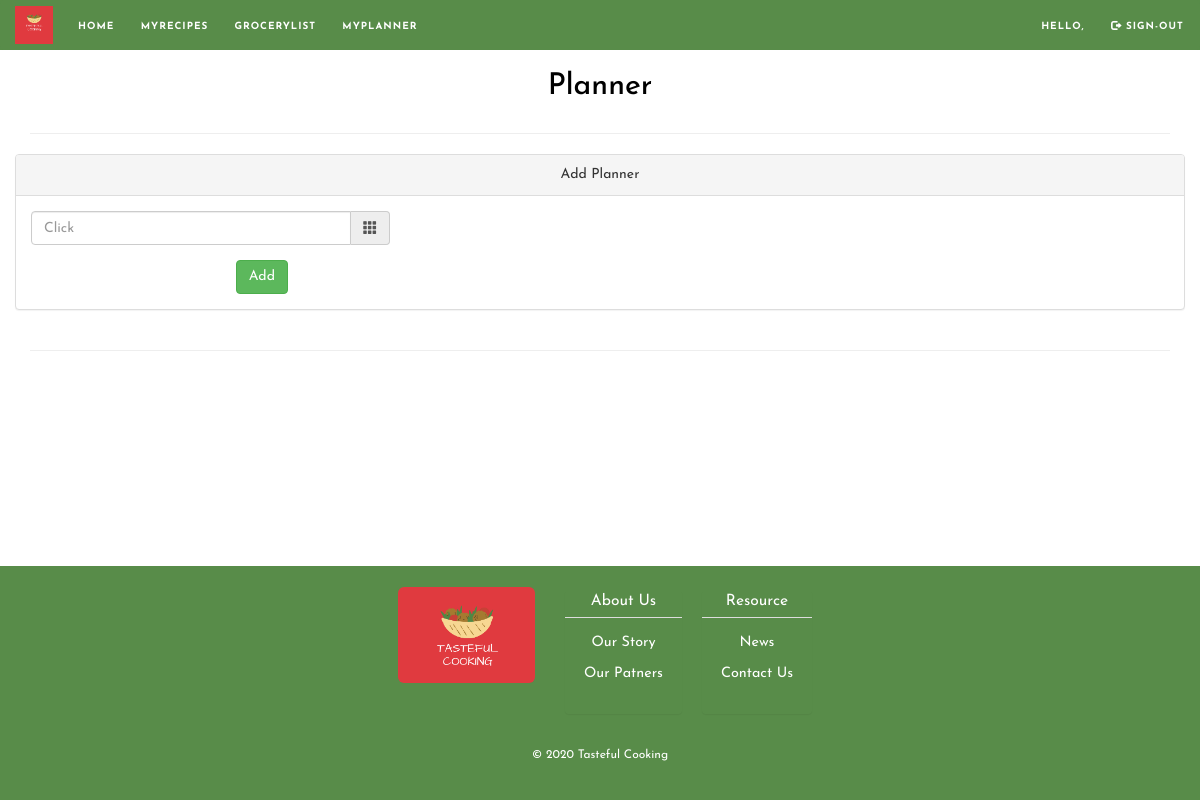
The app's page /planner/add/ (signed in), older data.
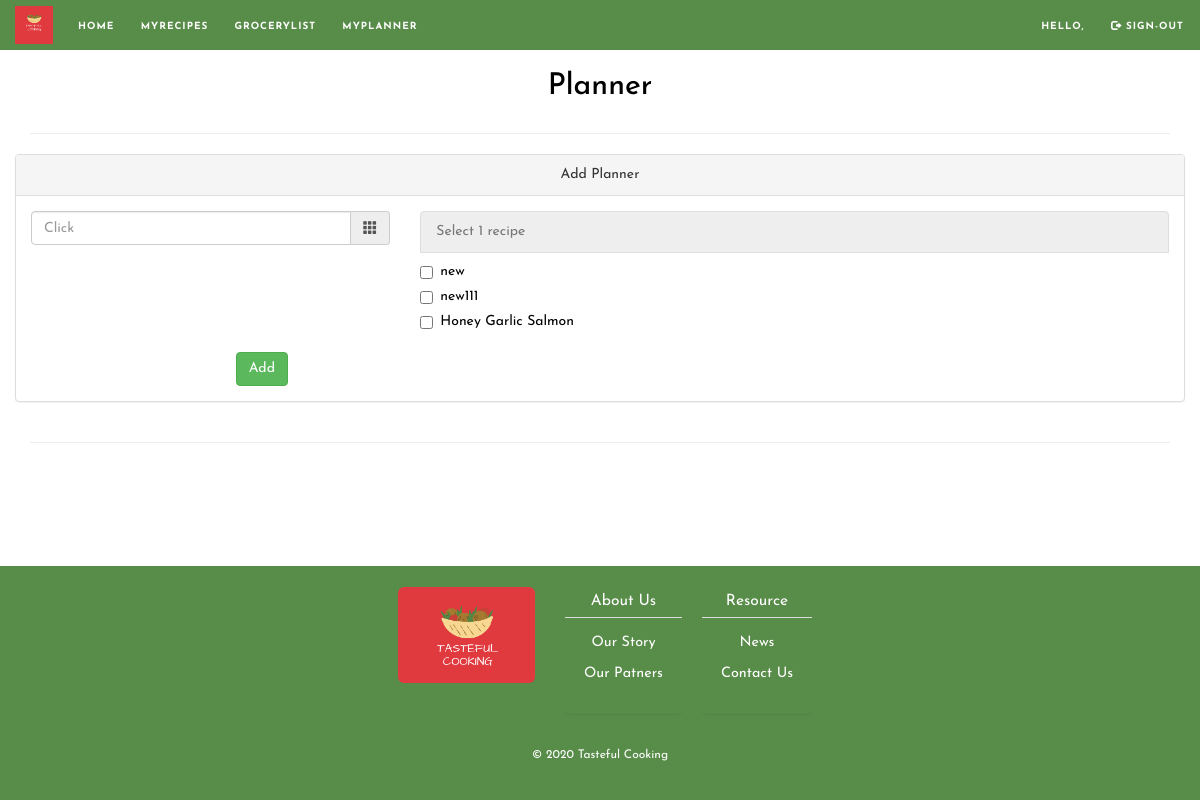
The same page, newer data.
### recipes/models.py (models this page shows)
class Recipe(models.Model):
    title = models.CharField(max_length=20)
    description = models.CharField(verbose_name = "Directions",max_length=1000)
    cusine = models.CharField(max_length=500)
    ingredients = models.CharField(max_length=500)
    user = models.ForeignKey(User, on_delete=models.CASCADE)
    created_at = models.DateTimeField(auto_now_add=True)
    updated_at = models.DateTimeField(auto_now=True)

### recipes/views.py (the view)
# urls.py: path('planner/add/', addplanner, name='addplanner'), # adding planner page
@login_required
def addplanner(request):
    if request.method == "POST":
        try:
            id = request.POST['recipe']
        except:
            return redirect('planner')
        r = Recipe.objects.get(id=id)
        p = Planner()
        p.recipe = r
        p.date = datetime.strptime(request.POST['date'], '%m/%d/%Y')
        p.user = request.user
        p.save()
        return redirect('planner')
    else:
        recipe = Recipe.objects.filter(user=request.user)
        return render(request, 'addplanner.html', {'recipes': recipe})

### templates/addplanner.html (shortened to what this page needs)
{% extends "base.html" %}
{% block content %}
{% load static %}
  <div class="row">
    <h2 class="text-center">Planner</h2>
  </div>
  <hr>
  <div class="row">
      <div class="panel panel-default">
        <div class="panel-heading text-center">Add Planner</div>
        <div class="panel-body">
          <form class="" method="post" action="{% url 'addplanner' %}">
            <div class="row">
            <div class="col-lg-4">
              <div class="form-group">
                <div class="input-group date" data-provide="datepicker">
                  <input type="text" class="form-control" name="date" placeholder="Click">
                  <div class="input-group-addon">
                      <span class="glyphicon glyphicon-th"></span>
                  </div>
               </div>
             </div>
         </div>
           <div class="col-lg-8">
             {% if recipes %}
               <div class="list-group">
                 <a href="#" class="list-group-item disabled">Select 1 recipe</a>
                 {% for recipe in recipes %}
                 <div class="checkbox">
                    <label><input type="checkbox" name="recipe" value="{{recipe.id}}">{{recipe.title}}</label>
                  </div>
                 {% endfor %}
              </div>
             {% endif %}
        </div>
         </div>
            <div class="form-group">
              <div class="col-sm-offset-2 col-sm-10">
                <button type="submit" class="btn btn-success">Add</button>
              </div>
            </div>
          </form>
        </div>
    </div>
  </div>
{% endblock %}

Row changes from the older to the newer data that the page shows:
added Recipe: title "new"
added Recipe: title "new111"
added Recipe: title "Honey Garlic Salmon"
Text that changed along with them:
text now shown: "Select 1 recipe"
